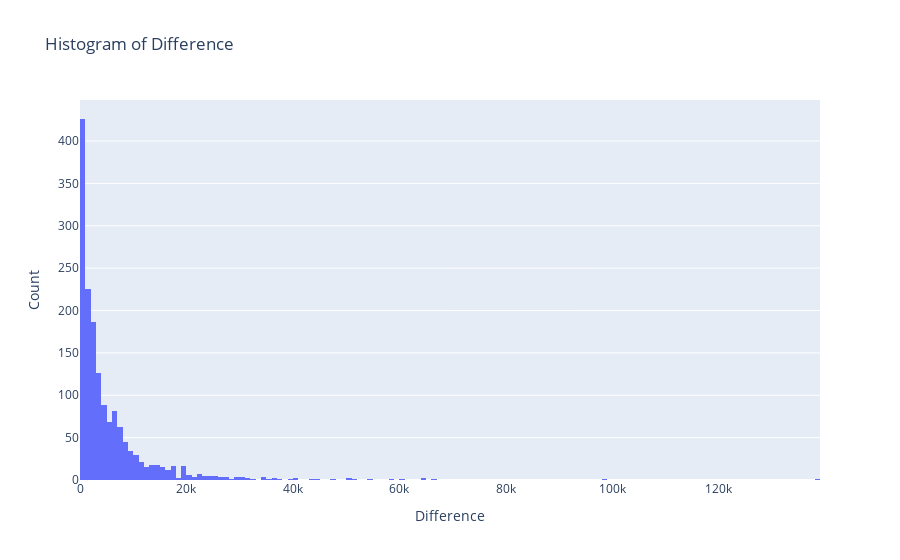

The code cell stored with this chart in its notebook:
### Markdown cell above
**para espectro y pds**
* tomar ventanas de 2 segundos, 2k muestras y a eso sacar el espectro de potencia y el espectograma y promediarlos para ver su diferencia con el espectograma y el espectro de potencia de la señal completa.

**finalizar tesis**
* entrenar algoritmo de clasificación para encontrar los defectos en otros lados
* entrenar algoritmo de predicción

**otras cosas que usar**
* caracterizar la señal bruta y la señal sin defecto. Estudiar espectro, psd, etc.
* estudiar cosas que digo que son raras, los defectos tiempo vida medio, tiempo entre defecto, si se aumenta la amplitud de la señal, se aumenta la cantidad de defectos, etc.
* agregar un shaker para tener otra señal de referencia y ver si el modelo puede encontrar los defectos en esta nueva señal y si reconoce otras cosas.

### Code cell
fig = go.Figure(data=[go.Histogram(x=all_taus['app_time'])])
fig.update_layout(title='Histogram of Difference', xaxis_title='Difference', yaxis_title='Count')
fig.show()

### Figure 1 — Plotly figure (JSON) as saved in the notebook; plotly's stock layout.template omitted (floating-point values rounded to 4 significant figures; data arrays with more than 128 entries replaced by an {"elided": "..."} marker saying what was removed)
{"data": [{"type": "histogram", "x": {"elided": "1596 int values"}}], "layout": {"title": {"text": "Histogram of Difference"}, "xaxis": {"title": {"text": "Difference"}}, "yaxis": {"title": {"text": "Count"}}}}
